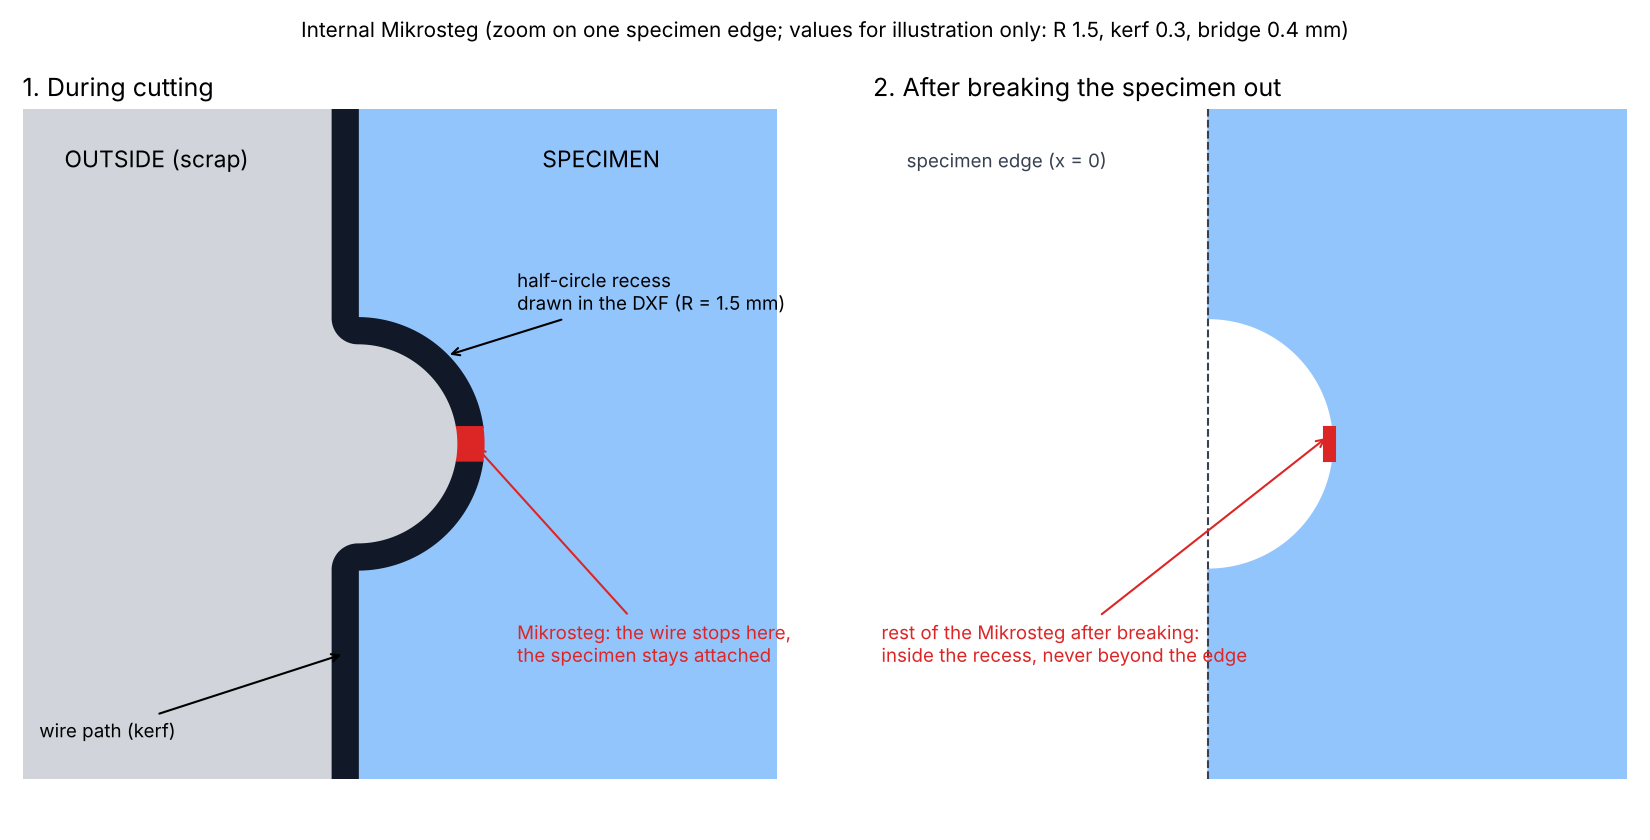

Recreate this plot in Python.
import matplotlib; matplotlib.use('Agg')
import matplotlib.pyplot as plt
from shapely.geometry import box, Point
from shapely.ops import unary_union
R, k, b = 1.5, 0.3, 0.4     # notch radius, kerf (wire + spark), bridge width: illustrative values
spec = box(0, -6, 6, 6).difference(Point(0, 0).buffer(R, 64))          # specimen (right), edge at x = 0
kerf = spec.buffer(k, 64).difference(spec).intersection(box(-k - 0.01, -6, 6, 6))
bridge = box(R - k - 0.05, -b / 2, R + 0.05, b / 2)
kerf_cut = kerf.difference(bridge)
outside = box(-6, -6, 6, 6).difference(spec).difference(kerf)
nub = box(R - 0.12, -b / 2, R + 0.01, b / 2)

def fill(ax, g, **kw):
    for p in (g.geoms if hasattr(g, "geoms") else [g]):
        if p.geom_type != "Polygon":
            continue
        ax.fill(*p.exterior.xy, **kw)
        for h in p.interiors:
            ax.fill(*h.xy, color='white')

fig, axs = plt.subplots(1, 2, figsize=(11, 5.6))
for ax in axs:
    ax.set_xlim(-4, 5); ax.set_ylim(-4, 4); ax.set_aspect('equal'); ax.axis('off')
a = axs[0]
fill(a, outside, color='#d1d5db'); fill(a, spec, color='#93c5fd'); fill(a, kerf_cut, color='#111827')
fill(a, bridge.intersection(kerf), color='#dc2626')
a.text(-3.5, 3.3, 'OUTSIDE (scrap)', fontsize=11); a.text(2.2, 3.3, 'SPECIMEN', fontsize=11)
a.annotate('wire path (kerf)', xy=(-0.15, -2.5), xytext=(-3.8, -3.5), fontsize=9, arrowprops=dict(arrowstyle='->'))
a.annotate('Mikrosteg: the wire stops here,\nthe specimen stays attached', xy=(R - 0.12, 0), xytext=(1.9, -2.6),
           fontsize=9, color='#dc2626', arrowprops=dict(arrowstyle='->', color='#dc2626'))
a.annotate('half-circle recess\ndrawn in the DXF (R = %.1f mm)' % R, xy=(R * 0.7, R * 0.7), xytext=(1.9, 1.6), fontsize=9,
           arrowprops=dict(arrowstyle='->'))
a.set_title('1. During cutting', fontsize=12, loc='left')
b2 = axs[1]
fill(b2, spec.union(nub), color='#93c5fd')
b2.plot([0, 0], [-4, 4], ls='--', color='#374151', lw=1)
fill(b2, nub, color='#dc2626')
b2.text(-3.6, 3.3, 'specimen edge (x = 0)', fontsize=9, color='#374151')
b2.annotate('rest of the Mikrosteg after breaking:\ninside the recess, never beyond the edge', xy=(R - 0.06, 0.1),
            xytext=(-3.9, -2.6), fontsize=9, color='#dc2626', arrowprops=dict(arrowstyle='->', color='#dc2626'))
b2.set_title('2. After breaking the specimen out', fontsize=12, loc='left')
fig.suptitle('Internal Mikrosteg (zoom on one specimen edge; values for illustration only: R %.1f, kerf %.1f, '
             'bridge %.1f mm)' % (R, k, b), fontsize=10, y=0.98)
fig.tight_layout()
fig.savefig('mikrosteg_concept.png', dpi=150)
